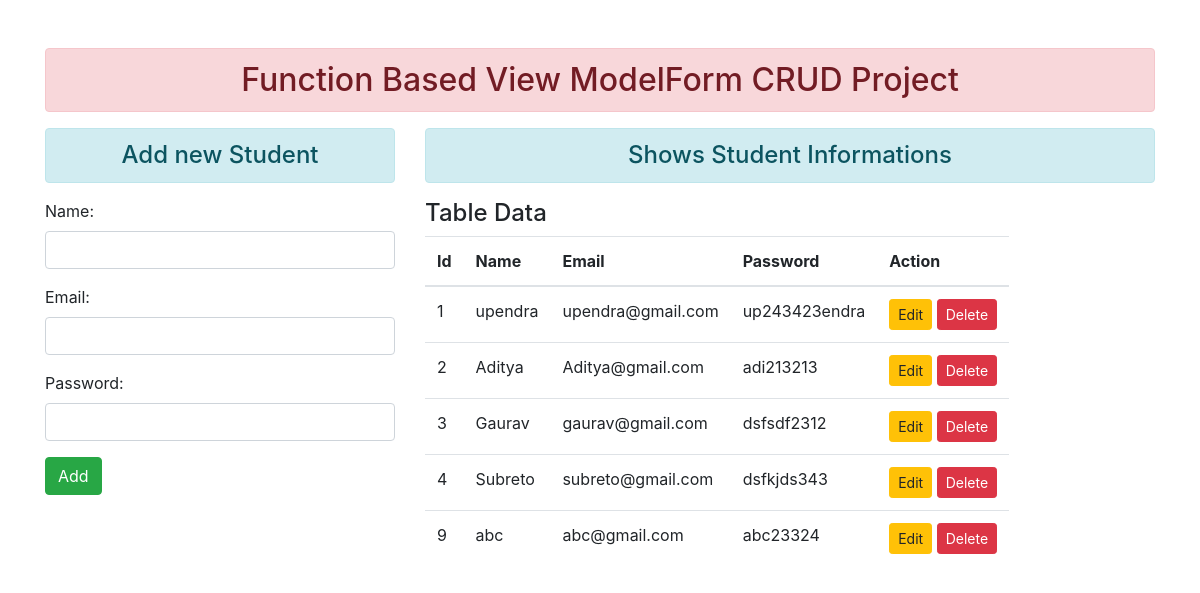
The page / on the database its author committed.
### enroll/models.py (models this page shows)
class User(models.Model):
    name = models.CharField(max_length=60)
    email = models.EmailField(max_length=60)
    password = models.CharField(max_length=50)

### enroll/views.py (the view)
# urls.py: path('',views.add_show,name="addandshow"),
def add_show(request):
    if request.method == "POST":
        fd = StudentRegistration(request.POST)
        if fd.is_valid():
            nm = fd.cleaned_data["name"]
            eml = fd.cleaned_data["email"]
            pwd = fd.cleaned_data["password"]
            reg = User(name = nm, email = eml, password = pwd)
            reg.save()
            fd = StudentRegistration() # this line represents blank form after submitting form
    else:
        fd = StudentRegistration()
    stud = User.objects.all()
    return render(request,"enroll/addandshow.html",{"form":fd,"stu":stud})

### enroll/froms.py
class StudentRegistration(forms.ModelForm):
    class Meta:
        model = User
        fields = ["name","email","password"]
        widgets = {"password":forms.PasswordInput(render_value=True,attrs={"class":"form-control"}),
                   "name":forms.TextInput(attrs={"class":"form-control"}),
                   "email":forms.EmailInput(attrs={"class":"form-control"})}

### enroll/templates/enroll/addandshow.html (shortened to what this page needs)
{% extends "enroll/base.html" %}
{% block content %}
    <div class="row">
        <div class="col-sm-4">
            <h4 class="text-center alert alert-info">Add new Student</h4>
            <form action="" method="POST">
                {{form.as_p}}
                <input type="submit" value="Add" class="btn btn-success">
            </form>
        </div>
        <div class="col-sm-8">
            <h4 class="text-center alert alert-info">Shows Student Informations</h4>
            {% if stu %}
            <h4>Table Data</h4>
            <table class="table table-hover d-inline">
                <thead>
                    <tr>
                        <th>Id</th>
                        <th>Name</th>
                        <th>Email</th>
                        <th>Password</th>
                        <th>Action</th>
                    </tr>
                </thead>
                <tbody>
                    {% for data in stu %}
                        <tr>
                            <td>{{data.id}}</td>
                            <td>{{data.name}}</td>
                            <td>{{data.email}}</td>
                            <td>{{data.password}}</td>
                            <td>
                                <a href="{% url 'updatedata' data.id %}" class="btn btn-warning btn-sm">Edit</a>
                                <form action="{% url 'deletedata' data.id %}" method="post" class="d-inline">
                                    <input type="submit" value="Delete" class="btn btn-danger btn-sm">
                                </form>
                            </td>
                        </tr>
                    {% endfor %}
                </tbody>
            </table>
            {% else %}
            <h4>NO Record Found</h4>
            {% endif %}
        </div>
    </div>
{% endblock content %}

### enroll/templates/enroll/base.html (shortened to what this page needs)
<!DOCTYPE html>
{% load static %}
<html lang="en">
<head>
    <link rel="stylesheet" href="{% static 'enroll/css/bootstrap.css' %}">
</head>
<body>
    <div class="container mt-5">
        <h2 class="text-center alert alert-danger">Function Based View ModelForm CRUD Project</h2>
        {% block content %}
        {% endblock content %}
    </div>
</body>
</html>

### rows shown on the page
User: id "1", name "upendra", email "upendra@gmail.com", password "up243423endra"
User: id "2", name "Aditya", email "Aditya@gmail.com", password "adi213213"
User: id "3", name "Gaurav", email "gaurav@gmail.com", password "dsfsdf2312"
User: id "4", name "Subreto", email "subreto@gmail.com", password "dsfkjds343"
User: id "9", name "abc", email "abc@gmail.com", password "abc23324"
